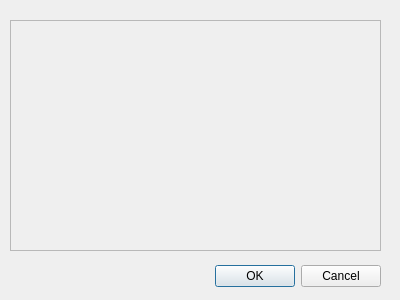
<?xml version="1.0" encoding="UTF-8"?>
<ui version="4.0">
 <class>Dialog</class>
 <widget class="QDialog" name="Dialog">
  <property name="geometry">
   <rect>
    <x>0</x>
    <y>0</y>
    <width>400</width>
    <height>300</height>
   </rect>
  </property>
  <property name="windowTitle">
   <string>Input</string>
  </property>
  <widget class="QDialogButtonBox" name="buttonBox">
   <property name="geometry">
    <rect>
     <x>40</x>
     <y>260</y>
     <width>341</width>
     <height>32</height>
    </rect>
   </property>
   <property name="orientation">
    <enum>Qt::Orientation::Horizontal</enum>
   </property>
   <property name="standardButtons">
    <set>QDialogButtonBox::StandardButton::Cancel|QDialogButtonBox::StandardButton::Ok</set>
   </property>
  </widget>
  <widget class="QFrame" name="frame">
   <property name="geometry">
    <rect>
     <x>10</x>
     <y>20</y>
     <width>371</width>
     <height>231</height>
    </rect>
   </property>
   <property name="frameShape">
    <enum>QFrame::Shape::StyledPanel</enum>
   </property>
   <property name="frameShadow">
    <enum>QFrame::Shadow::Raised</enum>
   </property>
  </widget>
 </widget>
 <resources/>
 <connections>
  <connection>
   <sender>buttonBox</sender>
   <signal>accepted()</signal>
   <receiver>Dialog</receiver>
   <slot>accept()</slot>
   <hints>
    <hint type="sourcelabel">
     <x>248</x>
     <y>254</y>
    </hint>
    <hint type="destinationlabel">
     <x>157</x>
     <y>274</y>
    </hint>
   </hints>
  </connection>
  <connection>
   <sender>buttonBox</sender>
   <signal>rejected()</signal>
   <receiver>Dialog</receiver>
   <slot>reject()</slot>
   <hints>
    <hint type="sourcelabel">
     <x>316</x>
     <y>260</y>
    </hint>
    <hint type="destinationlabel">
     <x>286</x>
     <y>274</y>
    </hint>
   </hints>
  </connection>
 </connections>
</ui>
